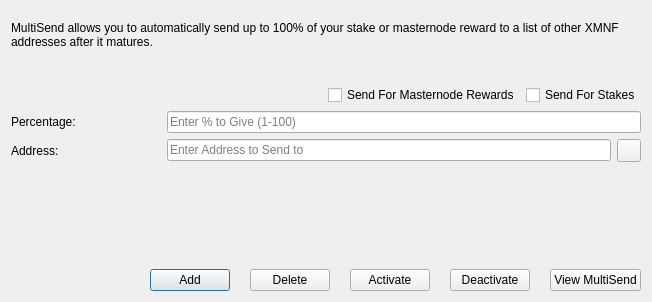
<?xml version="1.0" encoding="UTF-8"?>
<ui version="4.0">
 <class>MultiSendDialog</class>
 <widget class="QDialog" name="MultiSendDialog">
  <property name="windowModality">
   <enum>Qt::NonModal</enum>
  </property>
  <property name="geometry">
   <rect>
    <x>0</x>
    <y>0</y>
    <width>652</width>
    <height>302</height>
   </rect>
  </property>
  <property name="windowTitle">
   <string>MultiSend</string>
  </property>
  <property name="modal">
   <bool>true</bool>
  </property>
  <layout class="QVBoxLayout" name="verticalLayout">
   <item>
    <spacer name="verticalSpacer">
     <property name="orientation">
      <enum>Qt::Vertical</enum>
     </property>
     <property name="sizeType">
      <enum>QSizePolicy::Fixed</enum>
     </property>
     <property name="sizeHint" stdset="0">
      <size>
       <width>20</width>
       <height>10</height>
      </size>
     </property>
    </spacer>
   </item>
   <item>
    <widget class="QLabel" name="labelDescription">
     <property name="lineWidth">
      <number>1</number>
     </property>
     <property name="text">
      <string>MultiSend allows you to automatically send up to 100% of your stake or masternode reward to a list of other XMNF addresses after it matures.</string>
     </property>
     <property name="alignment">
      <set>Qt::AlignLeading|Qt::AlignLeft|Qt::AlignTop</set>
     </property>
     <property name="wordWrap">
      <bool>true</bool>
     </property>
    </widget>
   </item>
   <item>
    <spacer name="verticalSpacer_2">
     <property name="orientation">
      <enum>Qt::Vertical</enum>
     </property>
     <property name="sizeType">
      <enum>QSizePolicy::Fixed</enum>
     </property>
     <property name="sizeHint" stdset="0">
      <size>
       <width>20</width>
       <height>30</height>
      </size>
     </property>
    </spacer>
   </item>
   <item>
    <layout class="QHBoxLayout" name="horizontalLayout">
     <item>
      <spacer name="horizontalSpacer_3">
       <property name="minimumSize">
        <size>
         <width>150</width>
         <height>0</height>
        </size>
       </property>
       <property name="orientation">
        <enum>Qt::Horizontal</enum>
       </property>
       <property name="sizeHint" stdset="0">
        <size>
         <width>40</width>
         <height>20</height>
        </size>
       </property>
      </spacer>
     </item>
     <item>
      <widget class="QCheckBox" name="multiSendMasternodeCheckBox">
       <property name="text">
        <string>Send For Masternode Rewards</string>
       </property>
      </widget>
     </item>
     <item>
      <widget class="QCheckBox" name="multiSendStakeCheckBox">
       <property name="text">
        <string>Send For Stakes</string>
       </property>
      </widget>
     </item>
    </layout>
   </item>
   <item>
    <layout class="QHBoxLayout" name="horizontalLayout_5">
     <item>
      <widget class="QLabel" name="labelPercentage">
       <property name="minimumSize">
        <size>
         <width>150</width>
         <height>0</height>
        </size>
       </property>
       <property name="toolTip">
        <string>Percentage of stake to send</string>
       </property>
       <property name="text">
        <string>Percentage:</string>
       </property>
      </widget>
     </item>
     <item>
      <widget class="QLineEdit" name="multiSendPercentEdit">
       <property name="toolTip">
        <string>Enter whole numbers 1 - 100</string>
       </property>
       <property name="placeholderText">
        <string>Enter % to Give (1-100)</string>
       </property>
      </widget>
     </item>
    </layout>
   </item>
   <item>
    <layout class="QHBoxLayout" name="horizontalLayout_4">
     <item>
      <widget class="QLabel" name="labelAddress">
       <property name="minimumSize">
        <size>
         <width>150</width>
         <height>0</height>
        </size>
       </property>
       <property name="toolTip">
        <string>Address to send portion of stake to</string>
       </property>
       <property name="text">
        <string>Address:</string>
       </property>
      </widget>
     </item>
     <item>
      <widget class="QLineEdit" name="multiSendAddressEdit">
       <property name="toolTip">
        <string/>
       </property>
       <property name="placeholderText">
        <string>Enter Address to Send to</string>
       </property>
      </widget>
     </item>
     <item>
      <widget class="QToolButton" name="addressBookButton">
       <property name="toolTip">
        <string>Choose an address from the address book</string>
       </property>
       <property name="text">
        <string/>
       </property>
       <property name="icon">
        <iconset resource="../motion.qrc">
         <normaloff>:/icons/address-book</normaloff>:/icons/address-book</iconset>
       </property>
       <property name="shortcut">
        <string>Alt+A</string>
       </property>
      </widget>
     </item>
    </layout>
   </item>
   <item>
    <widget class="QLabel" name="message">
     <property name="sizePolicy">
      <sizepolicy hsizetype="Preferred" vsizetype="Minimum">
       <horstretch>0</horstretch>
       <verstretch>0</verstretch>
      </sizepolicy>
     </property>
     <property name="minimumSize">
      <size>
       <width>0</width>
       <height>70</height>
      </size>
     </property>
     <property name="text">
      <string/>
     </property>
    </widget>
   </item>
   <item>
    <spacer name="verticalSpacer_3">
     <property name="orientation">
      <enum>Qt::Vertical</enum>
     </property>
     <property name="sizeHint" stdset="0">
      <size>
       <width>20</width>
       <height>40</height>
      </size>
     </property>
    </spacer>
   </item>
   <item>
    <layout class="QHBoxLayout" name="horizontalLayout_3">
     <property name="spacing">
      <number>20</number>
     </property>
     <item>
      <spacer name="horizontalSpacer_2">
       <property name="orientation">
        <enum>Qt::Horizontal</enum>
       </property>
       <property name="sizeHint" stdset="0">
        <size>
         <width>40</width>
         <height>20</height>
        </size>
       </property>
      </spacer>
     </item>
     <item>
      <widget class="QPushButton" name="addButton">
       <property name="toolTip">
        <string>Add to the MultiSend vector</string>
       </property>
       <property name="statusTip">
        <string>Add to MultiSend Vector</string>
       </property>
       <property name="text">
        <string>Add</string>
       </property>
       <property name="icon">
        <iconset resource="../motion.qrc">
         <normaloff>:/icons/add</normaloff>:/icons/add</iconset>
       </property>
      </widget>
     </item>
     <item>
      <widget class="QPushButton" name="deleteButton">
       <property name="toolTip">
        <string>Delete from  MultiSend vector</string>
       </property>
       <property name="statusTip">
        <string>Delete Address From MultiSend Vector</string>
       </property>
       <property name="text">
        <string>Delete</string>
       </property>
       <property name="icon">
        <iconset resource="../motion.qrc">
         <normaloff>:/icons/remove</normaloff>:/icons/remove</iconset>
       </property>
      </widget>
     </item>
     <item>
      <widget class="QPushButton" name="activateButton">
       <property name="toolTip">
        <string>Activate multisend</string>
       </property>
       <property name="statusTip">
        <string>Activate MultiSend</string>
       </property>
       <property name="text">
        <string>Activate</string>
       </property>
      </widget>
     </item>
     <item>
      <widget class="QPushButton" name="disableButton">
       <property name="toolTip">
        <string>Deactivate multisend</string>
       </property>
       <property name="statusTip">
        <string>Deactivate MultiSend</string>
       </property>
       <property name="text">
        <string>Deactivate</string>
       </property>
      </widget>
     </item>
     <item>
      <widget class="QPushButton" name="viewButton">
       <property name="toolTip">
        <string/>
       </property>
       <property name="statusTip">
        <string>View MultiSend Vector</string>
       </property>
       <property name="text">
        <string>View MultiSend</string>
       </property>
      </widget>
     </item>
    </layout>
   </item>
  </layout>
 </widget>
 <resources>
  <include location="../motion.qrc"/>
 </resources>
 <connections/>
</ui>
